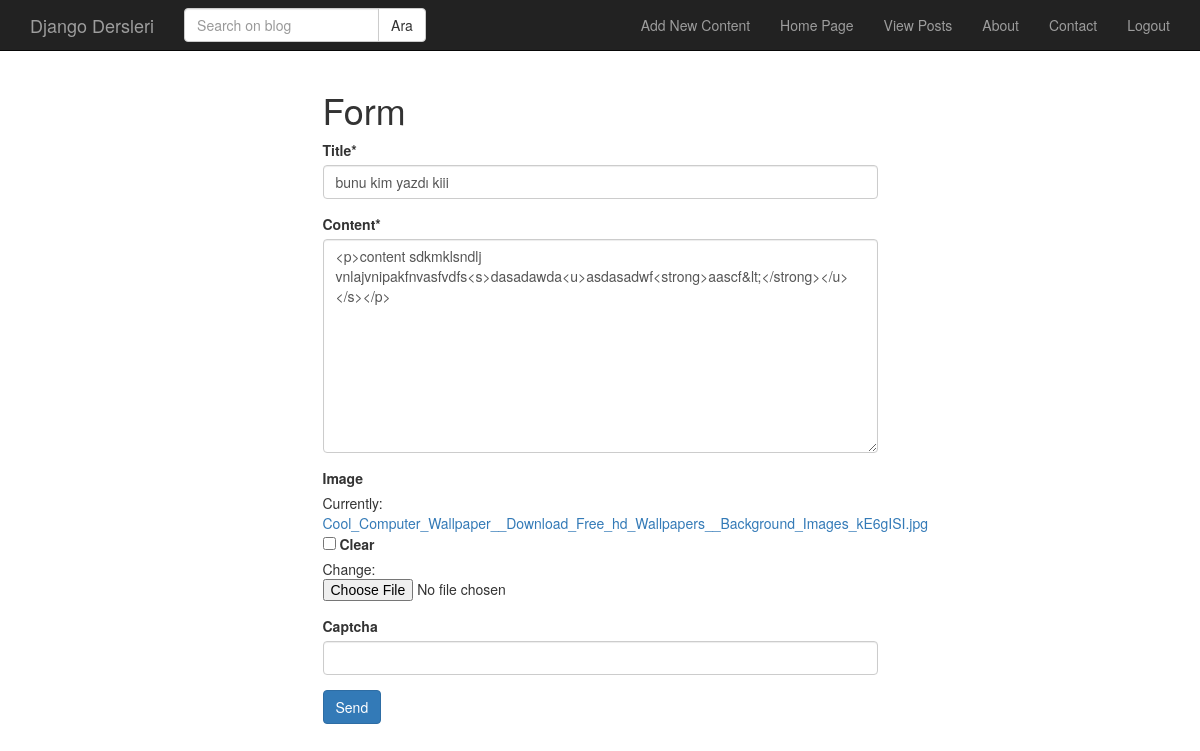
The app's page /post/bunu-kim-yazdi-kiii/update/ (signed in) with its own data.
### post/models.py (models this page shows, shortened)
class Post(models.Model):
	user = models.ForeignKey('auth.User',on_delete=models.CASCADE, related_name='posts')
	models.AutoField(primary_key=True)
	title= models.CharField(max_length=120)
	content= RichTextField()
	publishing_date=models.DateField(auto_now_add=True)
	image=models.ImageField(null=True, blank=True)
	slug= models.SlugField(unique=True, editable=False, max_length=130)
	class Meta:
		ordering = ['-publishing_date','id']

### post/views.py (the view)
# urls.py: path('<slug>/update/',views.post_update, name='update'),
def post_update(request, slug):
	if not request.user.is_authenticated:
		return Http404()
	post = get_object_or_404(Post,slug=slug)
	form = PostForm(request.POST or None,request.FILES or None, instance=post )
	if form.is_valid():
		form.save()
		messages.success(request,'Successfully updated!!', extra_tags='mesaj-basarili')
		return redirect(post.get_absolute_url())
	context={
		'form': form,
	}
	return render(request, 'post/form.html',context)

### post/forms.py
class PostForm(forms.ModelForm):
	captcha = ReCaptchaField()
	class Meta:
		model= Post
		fields=('title','content','image',)

### templates/post/form.html (shortened to what this page needs)
{% extends 'base.html' %}
{% load crispy_forms_tags %}
{% block body %}
<div class="container">
	<div class="row">
		<div class="col-md-6 col-md-offset-3">
			<form method="POST" enctype="multipart/form-data">
			<h1>Form</h1>
			{{ form|crispy}}
			<input class="btn btn-primary" type="submit" value="Send">
			</form>
		</div>
	</div>
</div>
{% endblock %}

### static/css/style.css (style rules this page uses)
body { padding-top: 70px; }

### records on screen
Post: title "bunu kim yazdı kiii", content "<p>content sdkmklsndlj vnlajvnipakfnvasfvdfs<s>dasadawda<u>asdasadwf<strong>aascf&lt;</strong></u></s></p>"
